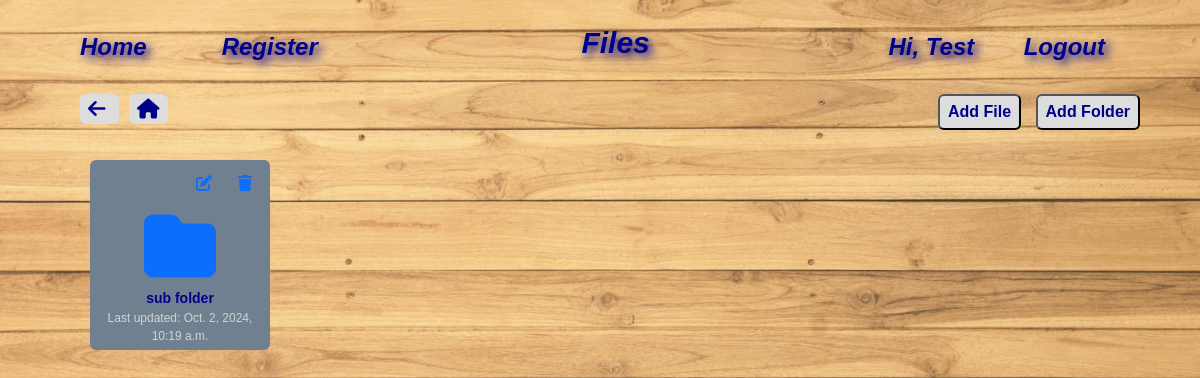
/apps/files=51 (signed in), run on an earlier commit of the app's database.
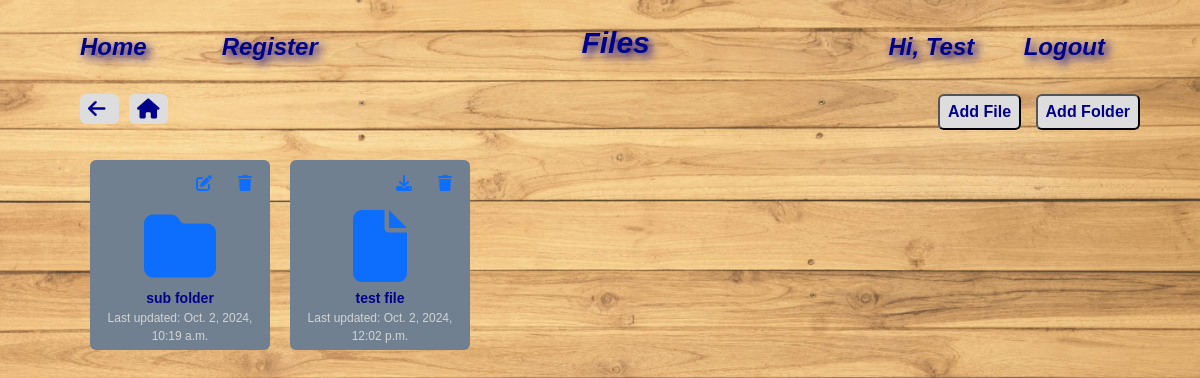
And on a later commit of the database.
### files/models.py (models this page shows, shortened)
class Folder(models.Model):
    user = models.ForeignKey(User, on_delete=models.CASCADE)
    name = models.CharField(max_length=100)
    parent_folder = models.ForeignKey('self', null=True, blank=True, on_delete=models.CASCADE, related_name='subfolders')
    updated_at = models.DateTimeField(auto_now_add=True)
    class Meta():
        constraints = [
            models.UniqueConstraint(fields=[
                'name',
                'parent_folder_id',
                'user'
            ], name="unique_folder_name")
        ]

class File(models.Model):
    user = models.ForeignKey(User, on_delete=models.CASCADE)
    parent_folder = models.ForeignKey(Folder, null=True, blank=True, on_delete=models.CASCADE)
    name = models.CharField(max_length=100)
    url = models.URLField(default='')
    public_id = models.CharField(max_length=255, default=timezone.now)
    updated_at = models.DateTimeField(auto_now_add=True)
    class Meta():
        constraints = [
            models.UniqueConstraint(fields=[
                'name',
                'parent_folder_id',
                'user'
            ], name="unique_file_name")
        ]

### files/views.py (the view)
# urls.py: path('files=<int:parent_folder_id>', views.fetch_folders_files, name= "fetch"),
def fetch_folders_files(request, parent_folder_id):
    if request.method == 'GET':
        if parent_folder_id == '':
            parent_folder = None
        else:
            parent_folder = get_object_or_404(Folder, user=request.user, id=parent_folder_id)
        folders = Folder.objects.filter(user=request.user, parent_folder=parent_folder).order_by('name')
        files = File.objects.filter(user=request.user, parent_folder=parent_folder).order_by('name')
        return render(request, 'files.html', {'files': files, 'folders': folders})

### templates/files.html (shortened to what this page needs)
{% extends 'background.html' %}
{% load static %}
{% block page_title %}Files{% endblock %}
{% block content %}
    <div style="display:flex; justify-content:space-between;">
        <div style="justify-content:left; text-align:left; margin-left:50px;">
            <a href class="add-button" style="text-decoration:none; font-size:20px; text-align:center;" id="back">
                <i class="fas fa-arrow-left"></i>
            </a>
            <a href="{% url 'files' %}" class="add-button" id="home" style="margin-left: 10px;font-size:20px; text-align:center;">
                <i class="fas fa-home"></i>
            </a>
        </div>
        <div style="justify-content:right; text-align:right; margin-right: 30px;">
            <button class="add-button" style="margin-right: 10px;" id="addFile" data-bs-toggle="modal" data-bs-target="#fileModal">Add File</button>
            <button class="add-button" id="addFolder" data-bs-toggle="modal" data-bs-target="#addFolderModal">Add Folder</button>
        </div>
    </div>
    <div class="grid-container">
        {% for folder in folders %}
        <div class="file-tile">
            <div class="tile-header">
                <a class="btn btn-link" data-id="{{ folder.id }}" id="editFolder">
                    <i class="fas fa-edit" data-bs-toggle="modal" data-bs-target="#editFolderModal"></i>
                </a>
                <a class="btn btn-link ml-2" id="deleteFolder" data-id="{{ folder.id }}">
                    <i class="fas fa-trash" data-bs-toggle="modal" data-bs-target="#deleteFolderModal"></i>
                </a>
            </div>
            <a href="files={{ folder.id }}" class="tile-body" id="folder" data-id="{{ folder.id }}">
                <i class="fas fa-folder"></i>
            </a>
            <div class="tile-footer">
                <p class="file-name">{{ folder.name }}</p>
                <p class="file-date">Last updated: {{ folder.updated_at }}</p>
            </div>
        </div>
        {% endfor %}
        {% for file in files %}
        <div class="file-tile">
            <div class="tile-header">
                <a href="{{ file.url }}" download="{{ file.name }}" class="btn btn-link" data-id="{{ file.id }}" id="downloadFile">
                    <i class="fas fa-download"></i>
                </a>
                <a class="btn btn-link ml-2" id="deleteFile" data-id="{{ file.id }}">
                    <i class="fas fa-trash" data-bs-toggle="modal" data-bs-target="#deleteFileModal"></i>
                </a>
            </div>
            <a class="tile-body" href="{{ file.url }}" id="file" data-id="{{ file.id }}">
                <i class="fas fa-file"></i>
            </a>
            <div class="tile-footer">
                <p class="file-name">{{ file.name }}</p>
                <p class="file-date">Last updated: {{ file.updated_at }}</p>
            </div>
        </div>
        {% endfor %}
    </div>
{% endblock %}

What changed in the data, as far as the page shows it:
added File: name "test file", updated_at "Oct. 2, 2024, 12:02 p.m."
